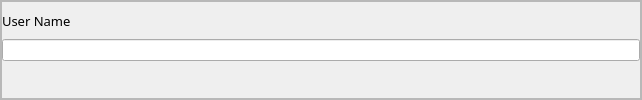
              <widget class="QFrame" name="userName">
               <property name="sizePolicy">
                <sizepolicy hsizetype="Preferred" vsizetype="Expanding">
                 <horstretch>0</horstretch>
                 <verstretch>0</verstretch>
                </sizepolicy>
               </property>
               <property name="minimumSize">
                <size>
                 <width>0</width>
                 <height>0</height>
                </size>
               </property>
               <property name="frameShape">
                <enum>QFrame::StyledPanel</enum>
               </property>
               <property name="frameShadow">
                <enum>QFrame::Raised</enum>
               </property>
               <layout class="QVBoxLayout" name="verticalLayout_10">
                <property name="spacing">
                 <number>0</number>
                </property>
                <property name="leftMargin">
                 <number>0</number>
                </property>
                <property name="topMargin">
                 <number>0</number>
                </property>
                <property name="rightMargin">
                 <number>0</number>
                </property>
                <property name="bottomMargin">
                 <number>0</number>
                </property>
                <item alignment="Qt::AlignHCenter">
                 <widget class="QFrame" name="userNameFrame">
                  <property name="minimumSize">
                   <size>
                    <width>640</width>
                    <height>0</height>
                   </size>
                  </property>
                  <property name="frameShape">
                   <enum>QFrame::StyledPanel</enum>
                  </property>
                  <property name="frameShadow">
                   <enum>QFrame::Raised</enum>
                  </property>
                  <layout class="QVBoxLayout" name="verticalLayout_9">
                   <property name="spacing">
                    <number>0</number>
                   </property>
                   <property name="leftMargin">
                    <number>0</number>
                   </property>
                   <property name="topMargin">
                    <number>0</number>
                   </property>
                   <property name="rightMargin">
                    <number>0</number>
                   </property>
                   <property name="bottomMargin">
                    <number>0</number>
                   </property>
                   <item>
                    <widget class="QLabel" name="userNameLabel">
                     <property name="font">
                      <font>
                       <family>Trebuchet MS</family>
                       <pointsize>10</pointsize>
                      </font>
                     </property>
                     <property name="text">
                      <string>User Name</string>
                     </property>
                    </widget>
                   </item>
                   <item>
                    <widget class="QLineEdit" name="userNameInput">
                     <property name="minimumSize">
                      <size>
                       <width>0</width>
                       <height>0</height>
                      </size>
                     </property>
                     <property name="maximumSize">
                      <size>
                       <width>16777215</width>
                       <height>16777215</height>
                      </size>
                     </property>
                     <property name="font">
                      <font>
                       <family>8514oem</family>
                       <pointsize>-1</pointsize>
                       <weight>50</weight>
                       <bold>false</bold>
                      </font>
                     </property>
                     <property name="styleSheet">
                      <string notr="true">font-size: 10px;
letter-spacing: 1.5px</string>
                     </property>
                    </widget>
                   </item>
                   <item>
                    <widget class="QLabel" name="toUserFromUserNameFrame">
                     <property name="font">
                      <font>
                       <family>Trebuchet MS</family>
                       <pointsize>9</pointsize>
                      </font>
                     </property>
                     <property name="text">
                      <string/>
                     </property>
                    </widget>
                   </item>
                  </layout>
                 </widget>
                </item>
               </layout>
              </widget>
